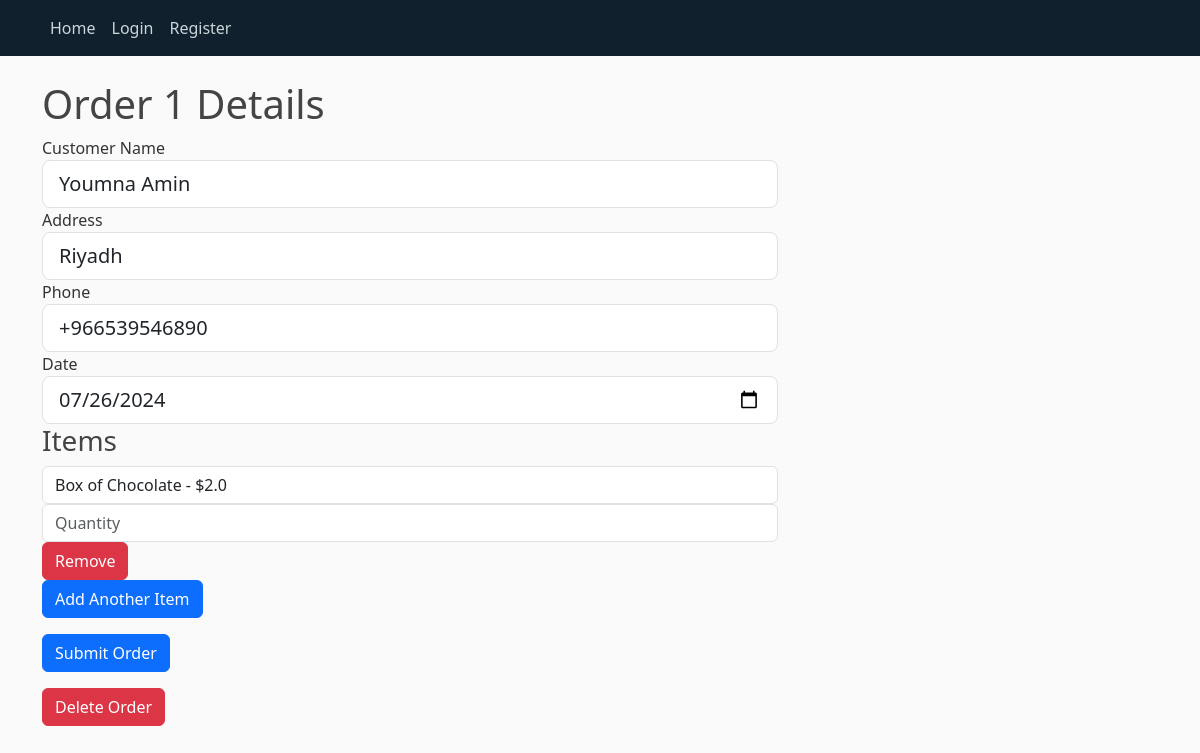
/orders/order/1, run on an earlier commit of the app's database.
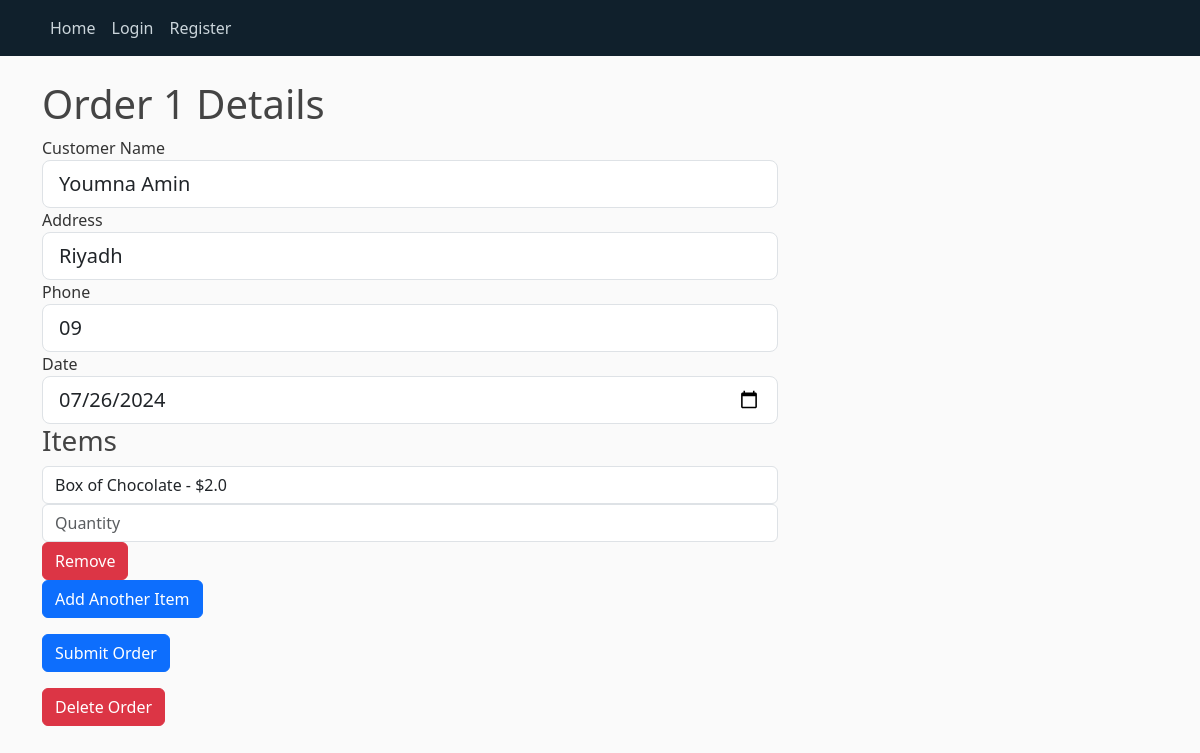
And on a later commit of the database.
### app/models.py (models this page shows, shortened)
class Client(db.Model):
    id = db.Column(db.Integer, primary_key=True)
    name = db.Column(db.String(20), nullable=False)
    address = db.Column(db.String(120), nullable=False)
    phone = db.Column(db.String(15), unique=True, nullable=False)
    date_created = db.Column(db.DateTime, default=datetime.utcnow)
    orders = db.relationship('Order', backref='client', lazy=True)

### app/orders_routes.py (the view)
@orders_bp.route("/order/<int:order_id>", methods=['GET', 'POST'])
def order_details(order_id):
    order = Order.query.get_or_404(order_id)
    client = Client.query.get(order.client_id)
    menu_items = Menu.query.all()
    form = OrderForm()
    item_choices = [(item.name, f"{item.name} - ${item.price}") for item in menu_items]
    for item_form in form.items:
        item_form.item.choices = item_choices
    if form.validate_on_submit():
        OrderItem.query.filter_by(order_id=order_id).delete()
        order.date = form.date.data
        for item_form in form.items.entries:
            if item_form.item.data and item_form.quantity.data:
                menu_item = Menu.query.filter_by(name=item_form.item.data).first()
                if menu_item:
                    order_item = OrderItem(
                        order_id=order.id,
                        item=item_form.item.data,
                        quantity=item_form.quantity.data,
                        price=menu_item.price
                    )
                    db.session.add(order_item)
        existing_client = Client.query.filter_by(phone=form.phone.data).first()
        if existing_client and existing_client.id != client.id:
            flash('Phone number already exists for another client.', 'danger')
        else:
            client.name = form.customer_name.data
            client.address = form.address.data
            client.phone= form.phone.data
            db.session.commit()  # Commit all changes at once
            flash('Order has been updated!', 'success')
            return redirect(url_for('orders_bp.order_details', order_id=order.id))
    elif request.method == 'GET':
        form.date.data = order.date
        form.customer_name.data = client.name
        form.address.data = client.address
        form.phone.data = client.phone
        order_items = OrderItem.query.filter_by(order_id=order.id).all()
        form.items.entries = []  # Clear any existing entries
        for item in order_items:
            item_form = OrderItemForm()
            item_form.item.choices = item_choices
            item_form.item.data = item.item
            item_form.quantity.data = item.quantity
            form.items.append_entry(item_form)
    return render_template('order_details.html', title=f"Order {order.id}", order=order, form=form, client=client, menu_items=menu_items)

### app/form.py
class OrderForm(FlaskForm):
    customer_name = StringField('Customer Name', validators=[DataRequired()])
    address = StringField('Address')
    phone = StringField('Phone', validators=[DataRequired()])
    date = DateField('Date', format='%Y-%m-%d', validators=[DataRequired()])
    items = FieldList(FormField(OrderItemForm), min_entries=1, max_entries=10)
    submit = SubmitField('Submit Order')

class OrderItemForm(FlaskForm):
    item = SelectField('Item', validators=[DataRequired()])
    quantity = IntegerField('Quantity', validators=[DataRequired()])

### app/templates/order_details.html (shortened to what this page needs)
{% extends "layout.html" %}
{% block content %}
<h1>Order {{ order.id }} Details</h1>
<form method="POST" action="{{ url_for('orders_bp.order_details', order_id=order.id) }}">
    <div class="form-group">
        {{ form.customer_name.label(class="form-control-label") }}
        {{ form.customer_name(class="form-control form-control-lg") }}
    </div>
    <div class="form-group">
        {{ form.address.label(class="form-control-label") }}
        {{ form.address(class="form-control form-control-lg") }}
    </div>
    <div class="form-group">
        {{ form.phone.label(class="form-control-label") }}
        {{ form.phone(class="form-control form-control-lg") }}
    </div>
    <div class="form-group">
        {{ form.date.label(class="form-control-label") }}
        {{ form.date(class="form-control form-control-lg") }}
    </div>
    <h3>Items</h3>
    <div id="items-container">
        {% for item_form in form.items %}
        <div class="item-row">
            <select name="{{ item_form.item.name }}" class="form-control">
                {% for menu_item in menu_items %}
                <option value="{{ menu_item.name }}" {% if menu_item.name == item_form.item.data %}selected{% endif %}>
                    {{ menu_item.name }} - ${{ menu_item.price }}
                </option>
                {% endfor %}
            </select>
            <input type="number" name="{{ item_form.quantity.name }}" value="{{ item_form.quantity.data }}" class="form-control" placeholder="Quantity" required>
            <button type="button" class="btn btn-danger remove-item">Remove</button>
        </div>
        {% endfor %}
    </div>
    <button type="button" id="add-item" class="btn btn-primary">Add Another Item</button>
    <div class="form-group mt-3">
        {{ form.submit(class="btn btn-primary") }}
    </div>
</form>
<form method="POST" action="{{ url_for('orders_bp.delete_order', order_id=order.id) }}" class="mt-3">
    <button type="submit" class="btn btn-danger">Delete Order</button>
</form>
{% endblock %}

What changed in the data, as far as the page shows it:
changed Client "Riyadh": phone "+966539546890" → "09"
